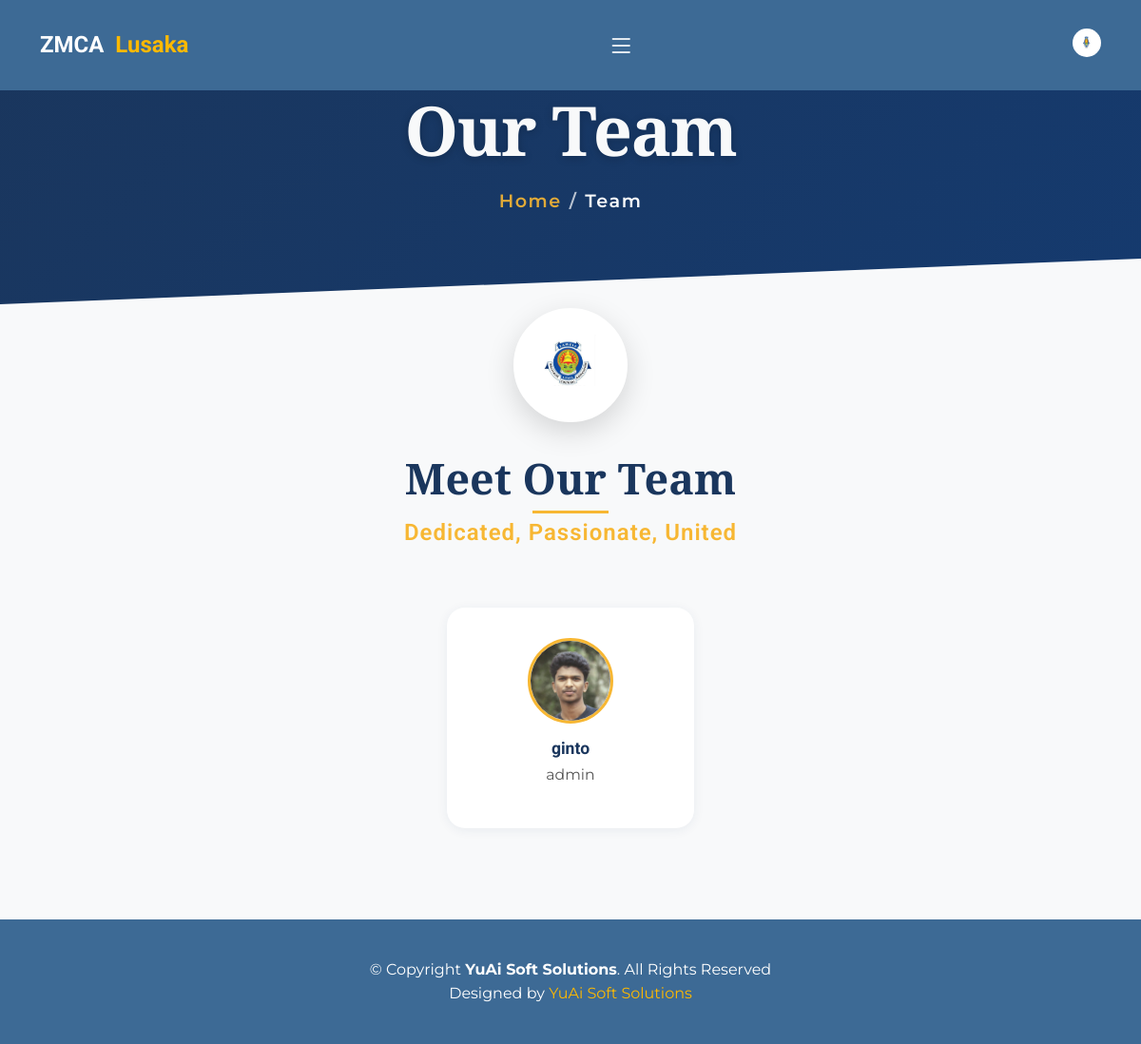
Page /ourteam/ on the committed database.
### zmcaadmin/models.py (models this page shows, shortened)
class CommitteeMember(models.Model):
    id = models.AutoField(primary_key=True)
    member_name = models.CharField(max_length=100)
    post = models.CharField(max_length=100)
    image = models.ImageField(upload_to='committee_member_images/', blank=True, null=True)
    year = models.IntegerField()
    status_choices = [
        ('Active', 'Active'),
        ('Inactive', 'Inactive'),
    ]
    status = models.CharField(max_length=10, choices=status_choices)

### zmcaadmin/views.py (the view)
# urls.py: path('ourteam/',views.ourteam, name='ourteam'),
def ourteam(request):
    latest_committee_members = CommitteeMember.objects.filter(status='Active').order_by('-year')
    context = {
        'latest_committee_members': latest_committee_members
    }
    return render(request,'landing/team.html',context)

### templates/landing/team.html (shortened to what this page needs)
{% extends 'landing/fcbase.html' %}
{% load static %}
{% block content %}
<div class="team-hero">
  <div class="team-hero-content">
    <h1>Our Team</h1>
    <div class="team-hero-subtitle">
      <a href="/">Home</a>
      <span style="color: rgba(255,255,255,0.7); margin: 0 8px;">/</span>
      <span style="color: var(--light);">Team</span>
    </div>
  </div>
</div>
<img src="{% static 'img/logo.jpg' %}" alt="ZMCA Logo" class="floating-logo">
<div class="team-content">
  <div class="team-intro">
    <h2>Meet Our Team</h2>
    <h3>Dedicated, Passionate, United</h3>
  </div>
  <div class="team-row">
    {% for member in latest_committee_members %}
      <div class="team-card">
        <img src="{{ member.image.url }}" alt="{{ member.member_name }}">
        <h4>{{ member.member_name }}</h4>
        <p>{{ member.post }}</p>
      </div>
    {% endfor %}
  </div>
</div>
{% endblock %}

### static/css/main.css (style rules this page uses)
:root { --font-default: "Open Sans", system-ui, -apple-system, "Segoe UI", Roboto, "Helvetica Neue", Arial, "Noto Sans", "Liberation Sans", sans-serif, "Apple Color Emoji", "Segoe UI Emoji", "Segoe UI Symbol", "Noto Color Emoji"; --font-primary: "Roboto", sans-serif; --font-secondary: "Work Sans", sans-serif; }
:root { --color-default: #364d59; --color-primary: #feb900; --color-secondary: #52565e; }
:root { scroll-behavior: smooth; }
body { font-family: var(--font-default); color: var(--color-default); overflow-x: hidden; }
a { color: var(--color-primary); text-decoration: none; }
h1, h2, h3, h4, h5, h6 { font-family: var(--font-primary); }

### rows in the picture
CommitteeMember: image (picture), member_name "ginto", post "admin"
